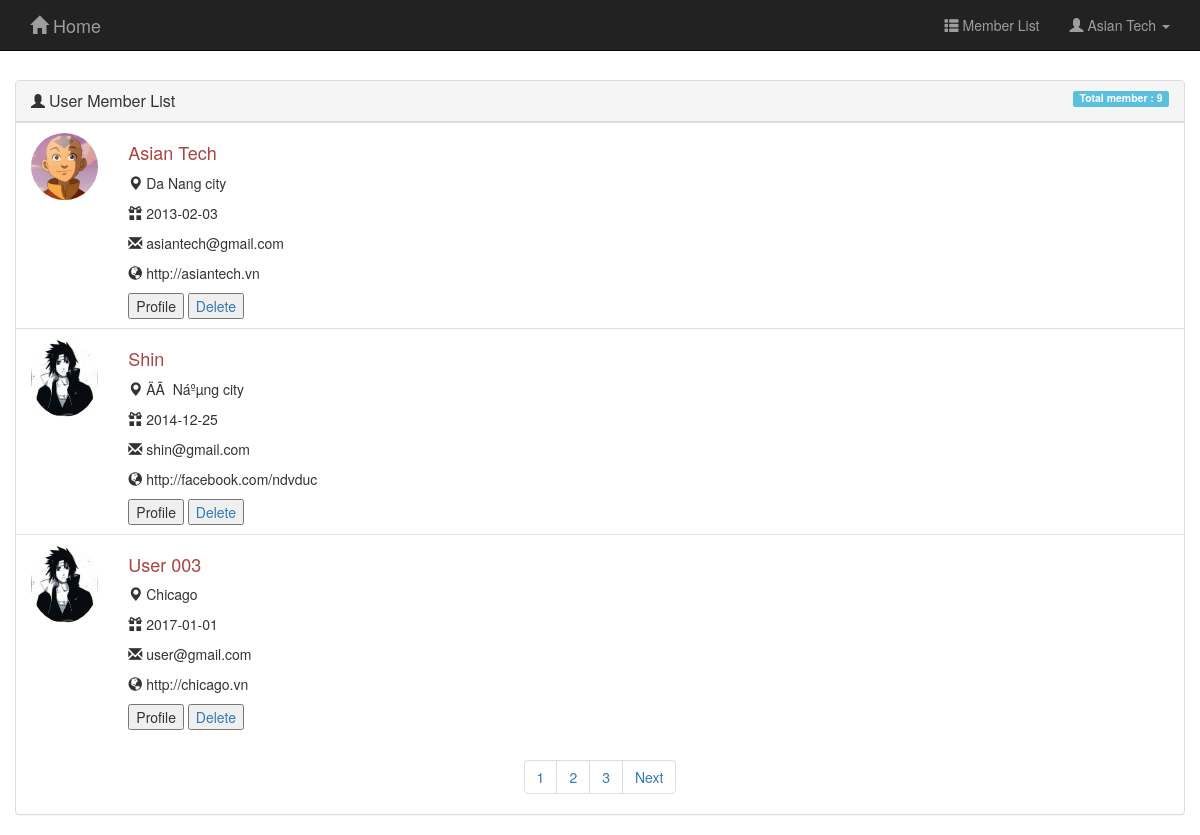
Screenshot of /member.php (signed in) with the database file from the repository.
### tables this page shows
CREATE TABLE `users` (
  `id` int(11) NOT NULL,
  `username` varchar(225) NOT NULL,
  `password` varchar(225) NOT NULL,
  `email` varchar(225) NOT NULL,
  `birthday` date DEFAULT NULL,
  `url` varchar(225) NOT NULL,
  `address` varchar(225) NOT NULL,
  `avatar` varchar(225) DEFAULT NULL
);

### member.php (the view, shortened to what this page needs)
<?php include 'menu.php'; ?>
<?php
if (!isset($_SESSION['username'])) {
 echo 'You need login to see list of member ! Click <a href="login.php"> here </a> to login'; }
 else {
  require_once('db.php');
  $sql = "SELECT * FROM users";
  $query = $conn->prepare($sql);
  $query->execute();
  $totalRecords = $query->rowCount();
  $recordPerPage = 3;
  $totalPage = ceil($totalRecords/$recordPerPage);
  if(isset($_GET['page'])){
    $currentPage= $_GET['page'];
  } else $currentPage = 1;
  $offset = ($currentPage-1)*$recordPerPage;
  $limit = "LIMIT $offset,$recordPerPage";
  $query = "SELECT * FROM users ".$limit;
  $result = $conn->prepare($query);
  $result->execute();
  $users = $result->fetchAll(PDO::FETCH_ASSOC);
  ?>
<div class="content">
  <div class="container">
    <div class="row">
      <div class="panel panel-default widget">
        <div class="panel-heading">
          <span class="glyphicon glyphicon-user"></span>
          <h3 class="panel-title">
          User Member List</h3>
          <span class="label label-info">
            <?php echo 'Total member : '.$totalRecords; ?></span>
          </div>
          <div class="panel-body">
            <ul class="list-group" id="myList">
              <?php foreach($users as $user): ?>
                <li class="list-group-item" style="list-style-type: none">
                  <div class="row">
                    <div class="col-xs-2 col-md-1">
                      <img src="<?= $user['avatar'] ?>" class="img-circle img-responsive" alt="" /></div>
                      <div class="col-xs-10 col-md-11">
                        <div>
                          <h4 class="text-danger"><?=$user['username']?></h4>
                          <p> <i class="glyphicon glyphicon-map-marker"></i> <?=$user['address']?></p>
                          <p> <i class="glyphicon glyphicon-gift"></i> <?=$user['birthday']?></p>
                          <p> <i class="glyphicon glyphicon-envelope"></i> <?=$user['email']?></p>
                          <p> <i class="glyphicon glyphicon-globe"></i> <?=$user['url']?></p>
                          <div class="action">
                            <button type="button" title="Edit">
                              <span>Profile</span>
                            </button>
                            <a href="delete.php?id=<?=$user['id']?>" onclick="return confirm('Are you sure?')"><button>Delete</button></a>
                          </div>
                        </div>
                      </div>
                    </li>
                  <?php endforeach; ?>
                </ul>
                <nav aria-label="Page navigation example" style="text-align: center;">
                  <ul class="pagination">
                    <?php for($i=1; $i<=$totalPage; $i++): ?>
                      <li class="page-item"><a class="page-link" href='./member.php?page=<?=$i?>'><?=$i?></a> </li>
                    <?php endfor; ?>
                    <?php if($currentPage < $totalPage && $totalPage > 1): ?>
                     <li class="page-item"><a class="page-link" href="/member.php?page=<?=($currentPage+1)?>"> Next</a> </li>
                   <?php endif;?>
                 </ul>
               </nav>
             </div>
           </div>
         </div>
       </div>
</div>
     <?php } ?>

### menu.php (shortened to what this page needs)
<link rel="stylesheet" href="https://maxcdn.bootstrapcdn.com/bootstrap/3.3.6/css/bootstrap.min.css">
<div class="navbar navbar-inverse navbar-fixed-top" role="navigation">
    <div class="container">
        <div class="navbar-header">
            <a class="navbar-brand" href="/"><i class="glyphicon glyphicon-home"></i> Home</a>
        </div>
        <div class="collapse navbar-collapse">
            <ul class="nav navbar-nav navbar-right">
                <?php session_start(); if(isset($_SESSION['username'])) : ?>
                <li>
                    <a href="#" class="dropdown-toggle" data-toggle="dropdown"><i class="glyphicon glyphicon-th-list"></i> Member List </a>
                </li>
                <li>
                    <a href="#" class="dropdown-toggle" data-toggle="dropdown"><i class="glyphicon glyphicon-user"></i> <?php echo $_SESSION['username']; ?> <b class="caret"></b></a>
                </li>
            <?php else: ?>
                <li><a href="/register.php">Register <i class="glyphicon glyphicon-log-in"></i></a></li>
            <li><a href="/login.php" >Login <i class="glyphicon glyphicon-log-in"></i></a></li>
            <?php endif; ?>
            </ul>
        </div>
    </div>
</div>

### member.php (style rules this page uses)
.widget .panel-body { padding:0px; }
.widget .list-group { margin-bottom: 0; }
.widget .panel-title { display:inline }
.widget .label-info { float: right; }
.widget li.list-group-item { border-radius: 0;border: 0;border-top: 1px solid #ddd; }
.widget .action { margin-top:5px; }
.content { margin-top: 50px }

### rows the page displays
users: avatar (picture), username "Asian Tech", address "Da Nang city", birthday "2013-02-03", email "asiantech@gmail.com", url "http://asiantech.vn"
users: avatar (picture), username "Shin", address "ÄÃ Náºµng city", birthday "2014-12-25", email "shin@gmail.com", url "http://facebook.com/ndvduc"
users: avatar (picture), username "User 003", address "Chicago", birthday "2017-01-01", email "user@gmail.com", url "http://chicago.vn"

### other values shown
$_SESSION['username'] "Asian Tech"
$totalRecords "9"
